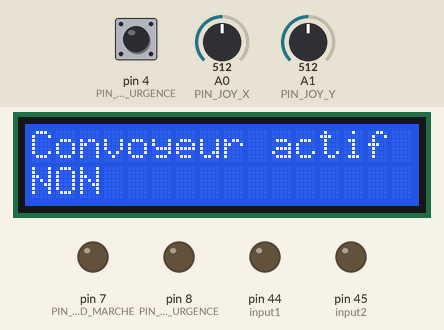
Bench run of a sketch on a simulated Arduino Mega 2560, built with avr-gcc and run on an emulated ATmega2560. Parts: 16×2 character LCD, output pins drawn as LEDs (lit = HIGH). The inputs (shaded band) are chosen by the test bench; at power-on: A1 (PIN_JOY_Y) = 512, pin 4 (PIN_BTN_URGENCE) HIGH, A0 (PIN_JOY_X) = 512. What the sketch prints to the serial monitor is not drawn.

Above: at 1.2 s.
1.3 s: A1 (PIN_JOY_Y) set to 687
4.3 s: A1 (PIN_JOY_Y) set to 719
At 5.1 s:
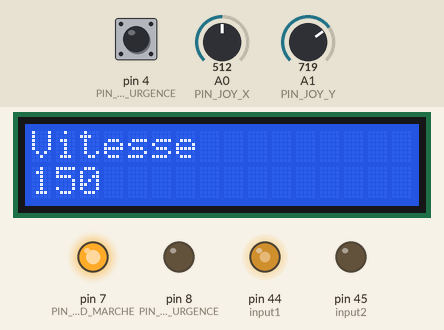
7.3 s: pin 4 (PIN_BTN_URGENCE) pulled LOW for 0.15 s
At 7.7 s:
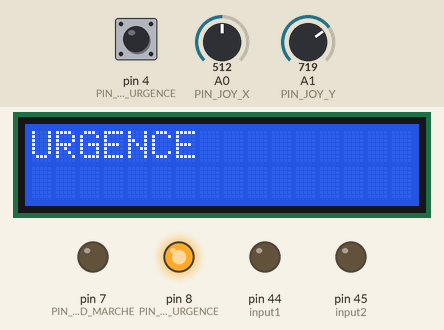
8.9 s: pin 4 (PIN_BTN_URGENCE) pulled LOW for 1 s
At 9.4 s:
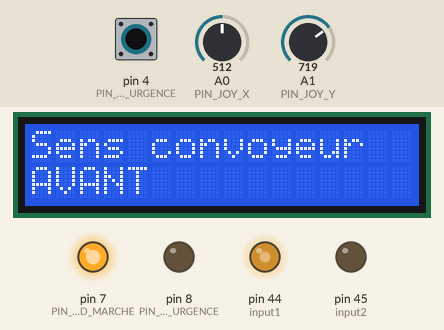
Timing chart, 0 to 11.9 s (numbered marks = the images above; inputs shaded):
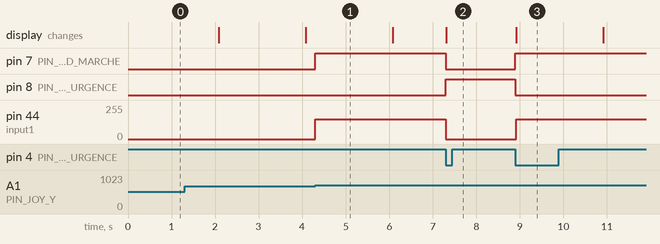

Measured:
- the behaviour switches between 700 and 701 on A1 (PIN_JOY_Y) (found by bisection; images 0 and 1)
- after the input at 4.3 s, pin 7 (PIN_LED_MARCHE): LOW → HIGH at once; pin 44 (input1): 0/255 → 150/255 at once
- after the input at 7.3 s, pin 7 (PIN_LED_MARCHE): HIGH → LOW at once; pin 8 (PIN_LED_URGENCE): LOW → HIGH at once; pin 44 (input1): 150/255 → 0/255 at once; the display: changes at once (image 2)
- after the input at 8.9 s, pin 7 (PIN_LED_MARCHE): LOW → HIGH at once; pin 8 (PIN_LED_URGENCE): HIGH → LOW at once; pin 44 (input1): 0/255 → 150/255 at once; the display: changes at once (image 3)

The sketch:

Labo05.ino
```cpp
// ============================================================
// LABO 05 - Convoyeur de caisse
// Étudiant : Lionel G. - DA 6357132
// Cours : 420-0SX - Développement de systèmes embarqués
// ============================================================
#include "Bouton.h"
#include "LCDManager.h"

// Pins
const int input1 = 44;
const int input2 = 45;
const int PIN_LED_MARCHE  = 7;
const int PIN_LED_URGENCE = 8;
const int PIN_BTN_URGENCE = 4;
const int PIN_JOY_X = A0;
const int PIN_JOY_Y = A1;

// Machine à états
enum Etat { ARRET, AVANCE, RECULE, URGENCE };
Etat cState = ARRET;

// Variables contrôle moteur
int speedMotor = 150;
const int minSpeedMotor = 80;
const int maxSpeedMotor = 255;
const int pasVitesse = 10;

// Seuils joystick
const int SEUIL_HAUT = 700;
const int SEUIL_BAS = 300;
const int SEUIL_DROITE = 700;
const int SEUIL_GAUCHE = 300;

// Timing
unsigned long cTime = 0;
unsigned long lTimeVitesse = 0;
const unsigned long DELAI_VITESSE = 150;

// Lectures joystick
int joyX = 512;
int joyY = 512;

// POO
Bouton btnUrgence(PIN_BTN_URGENCE);
LCDManager lcdManager(2000);


// Setup
void setup() {
  Serial.begin(9600);

  pinMode(input1, OUTPUT);
  pinMode(input2, OUTPUT);
  pinMode(PIN_LED_MARCHE, OUTPUT);
  pinMode(PIN_LED_URGENCE, OUTPUT);

  stopMoteur();
  lcdManager.init();
}

// Loop
void loop() {
  cTime = millis();

  lireJoystick();
  verifierUrgence();

  switch (cState) {
    case ARRET: etatArret();   break;
    case AVANCE: etatAvance();  break;
    case RECULE: etatRecule();  break;
    case URGENCE: etatUrgence(); break;
  }

  updateLEDs();
  updateLCD();
}

// Commandes moteur
void stopMoteur() {
  analogWrite(input1, 0);
  analogWrite(input2, 0);
}

// Lecture joystick + gestion urgence
void lireJoystick() {
  joyX = analogRead(PIN_JOY_X);
  joyY = analogRead(PIN_JOY_Y);
}

void verifierUrgence() {
  if (btnUrgence.estAppuye()) {
    if (cState == URGENCE) {
      cState = ARRET;
    } else {
      stopMoteur();
      cState = URGENCE;
    }
  }
}

// Ajuster la vitesse via le joystick
void ajusterVitesse() {
  if (cTime - lTimeVitesse < DELAI_VITESSE) return;

  if (joyX > SEUIL_DROITE) {
    speedMotor += pasVitesse;
    lTimeVitesse = cTime;
  } else if (joyX < SEUIL_GAUCHE) {
    speedMotor -= pasVitesse;
    lTimeVitesse = cTime;
  }

  if (speedMotor > maxSpeedMotor) speedMotor = maxSpeedMotor;
  if (speedMotor < minSpeedMotor) speedMotor = minSpeedMotor;
}

// État : ARRET
void etatArret() {
  static bool firstTime = true;
  if (firstTime) {
    Serial.println("ARRET");
    stopMoteur();
    firstTime = false;
  }

  // Transition
  if (joyY > SEUIL_HAUT) {
    firstTime = true;
    cState = AVANCE;
  } else if (joyY < SEUIL_BAS) {
    firstTime = true;
    cState = RECULE;
  }
}

// État : AVANCE
void etatAvance() {
  static bool firstTime = true;
  if (firstTime) {
    Serial.println("AVANCE");
    firstTime = false;
  }

  // Exécution - sens 1
  ajusterVitesse();
  analogWrite(input1, speedMotor);
  analogWrite(input2, LOW);

  // Transition
  if (joyY < SEUIL_BAS) {
    firstTime = true;
    cState = RECULE;
  } else if (joyY >= SEUIL_BAS && joyY <= SEUIL_HAUT) {
    firstTime = true;
    cState = ARRET;
  }
}

// État : RECULE
void etatRecule() {
  static bool firstTime = true;
  if (firstTime) {
    Serial.println("RECULE");
    firstTime = false;
  }

  // Exécution - sens 2
  ajusterVitesse();
  analogWrite(input1, LOW);
  analogWrite(input2, speedMotor);

  // Transition
  if (joyY > SEUIL_HAUT) {
    firstTime = true;
    cState = AVANCE;
  } else if (joyY >= SEUIL_BAS && joyY <= SEUIL_HAUT) {
    firstTime = true;
    cState = ARRET;
  }
}

// État : URGENCE
void etatUrgence() {
  static bool firstTime = true;
  if (firstTime) {
    Serial.println("URGENCE");
    firstTime = false;
  }

  if (cState != URGENCE) {
    firstTime = true;
  }
}

// Gestion LEDs
void updateLEDs() {
  bool enMouvement = (cState == AVANCE || cState == RECULE);
  digitalWrite(PIN_LED_MARCHE, enMouvement ? HIGH : LOW);
  digitalWrite(PIN_LED_URGENCE, (cState == URGENCE) ? HIGH : LOW);
}

// Gestion LCD
void updateLCD() {
  bool actif = (cState == AVANCE || cState == RECULE);
  bool avant = (cState == AVANCE);
  bool urgence = (cState == URGENCE);
  lcdManager.update(actif, avant, speedMotor, urgence);
}
```

Bouton.cpp
```cpp
#include "Bouton.h"

Bouton::Bouton(int p) {
  pin = p;
  pinMode(pin, INPUT_PULLUP);
  dernierEtat = HIGH;
  dernierTemps = 0;
  debounceDelay = 200;
}

bool Bouton::estAppuye() {
  int lecture = digitalRead(pin);
  unsigned long tempsActuel = millis();

  if (lecture == LOW && dernierEtat == HIGH &&
      (tempsActuel - dernierTemps > debounceDelay)) {

    dernierTemps = tempsActuel;
    dernierEtat = lecture;
    return true;
  }

  dernierEtat = lecture;
  return false;
}
```

Bouton.h
```cpp
#pragma once

#include <Arduino.h>

class Bouton {
  private:
    int pin;
    int dernierEtat;
    unsigned long dernierTemps;
    unsigned long debounceDelay;

  public:
    Bouton(int p);
    bool estAppuye();
};
```

LCDManager.cpp
```cpp
#include "LCDManager.h"

LCDManager::LCDManager(unsigned long i) : lcd(0x27, 16, 2) {
  dernierTemps = 0;
  interval = i;
  indexAffichage = 0;
  urgence = false;
  premier = true;
}

void LCDManager::init() {
  lcd.begin();
  lcd.backlight();
}

void LCDManager::update(bool actif, bool avant, int vitesse, bool urgenceActive) {
  unsigned long tempsActuel = millis();

  // Mode urgence
  if (urgenceActive) {
    if (!urgence) {
      urgence = true;
      afficherUrgence();
    }
    return;
  }

  // Sortie du mode urgence
  if (urgence) {
    urgence = false;
    premier = true;
  }

  // Défilement
  if (premier || tempsActuel - dernierTemps >= interval) {
    dernierTemps = tempsActuel;
    premier = false;

    afficherEcran(actif, avant, vitesse);
    indexAffichage = (indexAffichage + 1) % 3;
  }
}

void LCDManager::afficherEcran(bool actif, bool avant, int vitesse) {
  lcd.clear();
  lcd.setCursor(0, 0);

  switch (indexAffichage) {
    case 0:
      lcd.print("Convoyeur actif");
      lcd.setCursor(0, 1);
      lcd.print(actif ? "OUI" : "NON");
      break;

    case 1:
      lcd.print("Sens convoyeur");
      lcd.setCursor(0, 1);
      if (actif) {
        lcd.print(avant ? "AVANT" : "ARRIERE");
      } else {
        lcd.print("---");
      }
      break;

    case 2:
      lcd.print("Vitesse");
      lcd.setCursor(0, 1);
      lcd.print(vitesse);
      break;
  }
}

void LCDManager::afficherUrgence() {
  lcd.clear();
  lcd.setCursor(0, 0);
  lcd.print("URGENCE");
}
```

LCDManager.h
```cpp
#pragma once

#include <Arduino.h>
#include <Wire.h>
#include <LCD_I2C.h>

class LCDManager {
  private:
    LCD_I2C lcd;
    unsigned long dernierTemps;
    unsigned long interval;
    int indexAffichage;
    bool urgence;
    bool premier;

    void afficherEcran(bool actif, bool avant, int vitesse);
    void afficherUrgence();

  public:
    LCDManager(unsigned long i);
    void init();
    void update(bool actif, bool avant, int vitesse, bool urgenceActive);
};
```
